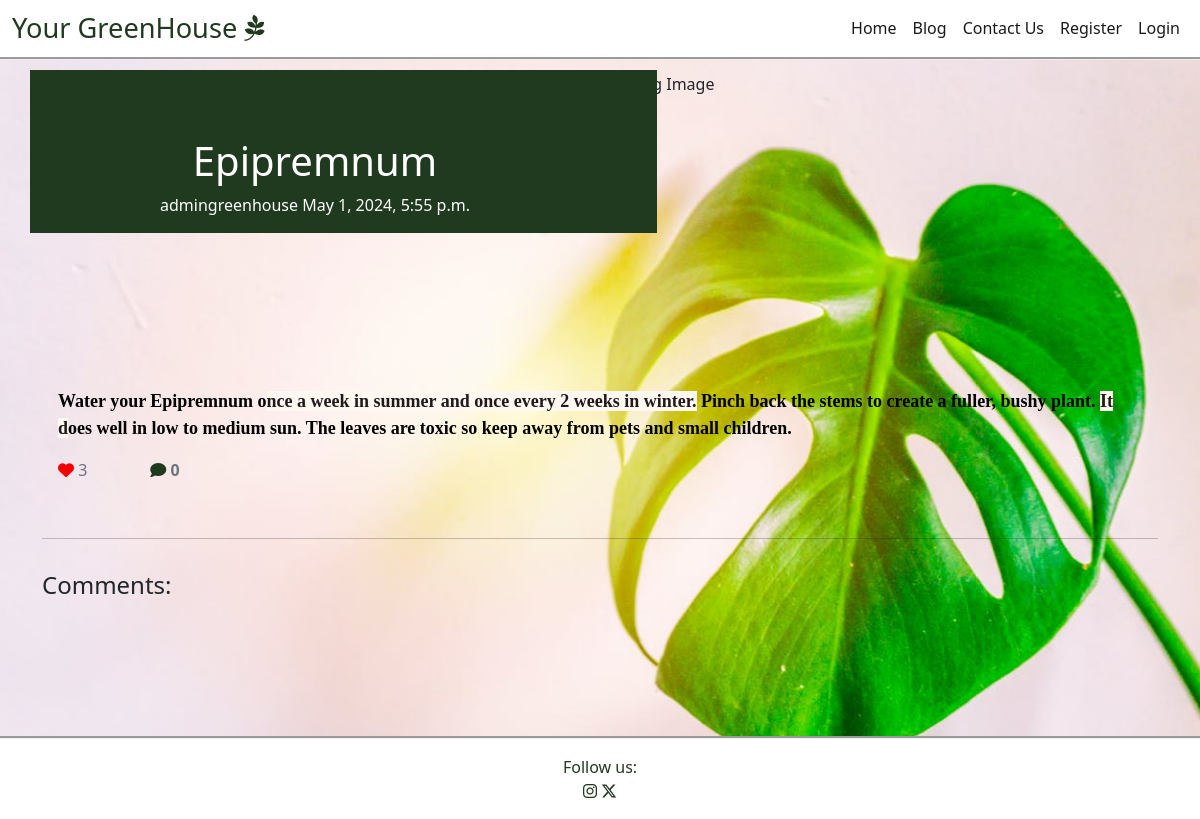
The page /details/epipremnum/ on the database its author committed.
### blogsite/models.py (models this page shows, shortened)
class Post(models.Model):
    title = models.CharField(max_length=200, unique=True)
    slug = models.SlugField(max_length=200, unique=True)
    writer = models.ForeignKey(User, on_delete=models.CASCADE,
                               related_name="posts")
    updated = models.DateTimeField(auto_now=True)
    chosen_image = CloudinaryField('image', default='placeholder')
    content = models.TextField()
    excerpt = models.TextField(blank=True)
    created = models.DateTimeField(auto_now_add=True)
    status = models.IntegerField(choices=STATUS, default=0)
    likes = models.ManyToManyField(User, blank=True, related_name="user_likes")
    class Meta:
        ordering = ["-created"]
    def likes_number(self):
        return self.likes.count()

### blogsite/views.py (the view, shortened to what this page needs)
# urls.py: path('details/<slug:slug>/', Details.as_view(), name='details.html'),
class Details(View):
    def get(self, request, slug, *args, **kwargs):
        queryset = Post.objects.filter(status=1)
        post = get_object_or_404(queryset, slug=slug)
        comment = post.comment.filter(approved=True).order_by("-created")
        liked = False
        if post.likes.filter(id=self.request.user.id).exists():
            liked = True
        return render(
            request,
            "details.html",
            {
                "post": post,
                "comment": comment,
                "commented": False,
                "liked": liked,
                "comment_on_form": CommentOnForm()
            },
        )

### templates/details.html (shortened to what this page needs)
{% extends 'base.html' %}
{% block content %}
{% load crispy_forms_tags %}
<div class="post-content">
    <div class="container">
        <div class="row">
            <div class="col-md-6 post-content-text">
                <h1 class="post-content-title">{{ post.title }}</h1>
                <p class="post-content-subtitle">{{ post.writer }} {{ post.created }}</p>
            </div>
            <div class="d-none d-md-block col-md-6 post-content-image">
                {% if "placeholder" in post.chosen_image.url %}
                <img src="/static/blog.jpg" alt="Blog Image" class="blog-image">
                {% else %}
                <img src="{{ post.chosen_image.url }}" alt="Blog Image" class="blog-image">
                {% endif %}
            </div>
        </div>
    </div>
</div>
<div class="container">
    <div class="row">
        <div class="col card mb-4  mt-3 left  top">
            <div class="card-body">
                <p class="card-text ">{{ post.content | safe }}</p>
                <div class="row">
                    <div class="col-1">
                        {% if user.is_authenticated %}
                        <form action="{% url 'like' post.slug %}" class="d-inline" method="POST">
                            {% csrf_token %}
                            {% if liked %}
                            <button class="like-button" aria-label="Like Button" value="{{ post.slug }}" name="post-id" type="submit">
                                <i class="fa-solid fa-heart"></i>
                            </button>
                            {% else %}
                            <button class="like-button" aria-label="Like Button" value="{{ post.slug }}" name="post-id" type="submit">
                                <i class="far fa-heart"></i>
                            </button>
                            {% endif %}
                        </form>
                        {% else %}
                        <span class="text-secondary"><i class="fa-solid fa-heart" style="color: #f50000;"></i></span>
                        {% endif %}
                        <span class="text-secondary">{{ post.likes_number }}</span>
                    </div>
                    <div class="col-1">
                        {% with comment.count as total_comments %}
                        <strong class="text-secondary"><i class="fa-solid fa-comment" style="color: #1f3a1e;"></i>
                            {{ total_comments }}
                        </strong>
                        {% endwith %}
                    </div>
                </div>
            </div>
        </div>
    </div>
    <div class="row">
        <div class="col">
            <hr>
        </div>
    </div>
    <div class="row">
        <div class="col-md-8 card mb-4  mt-3 ">
            <h4>Comments:</h4>
            <div class="card-body">
            </div>
        </div>
        <div class="col-md-8 card mb-4  mt-3 ">
            <div class="card-body">
            </div>
        </div>
    </div>
</div>
{% endblock content %}

### static/css/base.css (style rules this page uses)
html { height: 100%; }
.main-bg { background: url('/static/background.jpg') no-repeat center center fixed; background-size: cover; }
.card { border: #1f3a1e ; background-color: transparent; }
.post-content { margin-top: 10px; overflow: hidden; position: relative; display: inline-block; height: 33vh; width: 100%; }
.post-content-text { background-color: #1f3a1e;; color: white; position: relative; text-align: center; padding-top: 67px; }
.post-content-image { position: relative; overflow: hidden; }
.post-content-image:after { content: ""; position: absolute; top: 0; right: 90%; height: 100%; width: 150%; background: #1f3a1e; z-index: 100; }
.blog-image { width: 100%; }

### rows shown on the page
Post: title "Epipremnum", writer "admingreenhouse", created "May 1, 2024, 5:55 p.m.", content "Water your Epipremnum o nce a week in summer and once every 2 weeks in winter. Pinch back the stems to create a fuller, bushy plant. It d oes well in low to medium sun. The leaves are toxic so keep away from pets and small children.", likes_number "3"

### other values the page prints
{{ total_comments }} "0"
